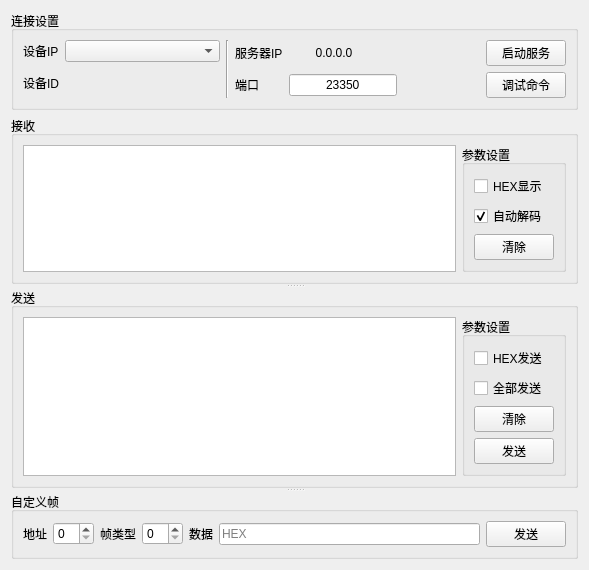
<?xml version="1.0" encoding="UTF-8"?>
<ui version="4.0">
 <class>QFormDebug</class>
 <widget class="QWidget" name="QFormDebug">
  <property name="geometry">
   <rect>
    <x>0</x>
    <y>0</y>
    <width>589</width>
    <height>513</height>
   </rect>
  </property>
  <property name="windowTitle">
   <string>调试</string>
  </property>
  <layout class="QVBoxLayout" name="verticalLayout_3">
   <item>
    <widget class="QGroupBox" name="groupBox">
     <property name="title">
      <string>连接设置</string>
     </property>
     <layout class="QHBoxLayout" name="horizontalLayout">
      <item>
       <layout class="QGridLayout" name="gridLayout">
        <item row="0" column="0">
         <widget class="QLabel" name="label">
          <property name="text">
           <string>设备IP</string>
          </property>
         </widget>
        </item>
        <item row="0" column="1">
         <widget class="QComboBox" name="comboBox_DeviceInfo">
          <property name="minimumSize">
           <size>
            <width>155</width>
            <height>0</height>
           </size>
          </property>
          <property name="editable">
           <bool>false</bool>
          </property>
         </widget>
        </item>
        <item row="1" column="0">
         <widget class="QLabel" name="label_4">
          <property name="text">
           <string>设备ID</string>
          </property>
         </widget>
        </item>
        <item row="1" column="1">
         <widget class="QLabel" name="label_DeviceId">
          <property name="text">
           <string/>
          </property>
          <property name="alignment">
           <set>Qt::AlignCenter</set>
          </property>
         </widget>
        </item>
       </layout>
      </item>
      <item>
       <widget class="Line" name="line">
        <property name="orientation">
         <enum>Qt::Vertical</enum>
        </property>
       </widget>
      </item>
      <item>
       <layout class="QGridLayout" name="gridLayout_2">
        <item row="0" column="0">
         <widget class="QLabel" name="label_3">
          <property name="text">
           <string>服务器IP</string>
          </property>
         </widget>
        </item>
        <item row="0" column="1">
         <widget class="QLabel" name="label_ServerIp">
          <property name="minimumSize">
           <size>
            <width>90</width>
            <height>0</height>
           </size>
          </property>
          <property name="maximumSize">
           <size>
            <width>90</width>
            <height>16777215</height>
           </size>
          </property>
          <property name="text">
           <string>0.0.0.0</string>
          </property>
          <property name="alignment">
           <set>Qt::AlignCenter</set>
          </property>
         </widget>
        </item>
        <item row="0" column="2">
         <spacer name="horizontalSpacer">
          <property name="orientation">
           <enum>Qt::Horizontal</enum>
          </property>
          <property name="sizeHint" stdset="0">
           <size>
            <width>40</width>
            <height>20</height>
           </size>
          </property>
         </spacer>
        </item>
        <item row="0" column="3">
         <widget class="QPushButton" name="pushButton_StartServer">
          <property name="text">
           <string>启动服务</string>
          </property>
         </widget>
        </item>
        <item row="1" column="0">
         <widget class="QLabel" name="label_2">
          <property name="text">
           <string>端口</string>
          </property>
         </widget>
        </item>
        <item row="1" column="1">
         <widget class="QLineEdit" name="lineEdit_Port">
          <property name="minimumSize">
           <size>
            <width>0</width>
            <height>0</height>
           </size>
          </property>
          <property name="text">
           <string>23350</string>
          </property>
          <property name="maxLength">
           <number>5</number>
          </property>
          <property name="alignment">
           <set>Qt::AlignCenter</set>
          </property>
         </widget>
        </item>
        <item row="1" column="2">
         <spacer name="horizontalSpacer_2">
          <property name="orientation">
           <enum>Qt::Horizontal</enum>
          </property>
          <property name="sizeHint" stdset="0">
           <size>
            <width>38</width>
            <height>20</height>
           </size>
          </property>
         </spacer>
        </item>
        <item row="1" column="3">
         <widget class="QPushButton" name="pushButton_DebugCmd">
          <property name="text">
           <string>调试命令</string>
          </property>
         </widget>
        </item>
       </layout>
      </item>
     </layout>
    </widget>
   </item>
   <item>
    <widget class="QSplitter" name="splitter">
     <property name="orientation">
      <enum>Qt::Vertical</enum>
     </property>
     <widget class="QGroupBox" name="groupBox_2">
      <property name="title">
       <string>接收</string>
      </property>
      <layout class="QHBoxLayout" name="horizontalLayout_3">
       <item>
        <widget class="QTextBrowser" name="textBrowser_Receive">
         <property name="toolTip">
          <string>发送数据为蓝色字体，接收数据为绿色字体</string>
         </property>
        </widget>
       </item>
       <item>
        <widget class="QGroupBox" name="groupBox_5">
         <property name="title">
          <string>参数设置</string>
         </property>
         <layout class="QVBoxLayout" name="verticalLayout">
          <item>
           <widget class="QCheckBox" name="checkBox_HexDisplay">
            <property name="text">
             <string>HEX显示</string>
            </property>
           </widget>
          </item>
          <item>
           <widget class="QCheckBox" name="checkBox_AutoDecode">
            <property name="text">
             <string>自动解码</string>
            </property>
            <property name="checked">
             <bool>true</bool>
            </property>
           </widget>
          </item>
          <item>
           <spacer name="verticalSpacer">
            <property name="orientation">
             <enum>Qt::Vertical</enum>
            </property>
            <property name="sizeHint" stdset="0">
             <size>
              <width>20</width>
              <height>31</height>
             </size>
            </property>
           </spacer>
          </item>
          <item>
           <widget class="QPushButton" name="pushButton_ClearRec">
            <property name="text">
             <string>清除</string>
            </property>
           </widget>
          </item>
         </layout>
        </widget>
       </item>
      </layout>
     </widget>
     <widget class="QGroupBox" name="groupBox_3">
      <property name="title">
       <string>发送</string>
      </property>
      <layout class="QHBoxLayout" name="horizontalLayout_2">
       <item>
        <widget class="QTextEdit" name="textEdit_Send"/>
       </item>
       <item>
        <widget class="QGroupBox" name="groupBox_6">
         <property name="title">
          <string>参数设置</string>
         </property>
         <layout class="QVBoxLayout" name="verticalLayout_2">
          <item>
           <widget class="QCheckBox" name="checkBox_HexSend">
            <property name="text">
             <string>HEX发送</string>
            </property>
           </widget>
          </item>
          <item>
           <widget class="QCheckBox" name="checkBox_AllSend">
            <property name="text">
             <string>全部发送</string>
            </property>
           </widget>
          </item>
          <item>
           <spacer name="verticalSpacer_2">
            <property name="orientation">
             <enum>Qt::Vertical</enum>
            </property>
            <property name="sizeHint" stdset="0">
             <size>
              <width>20</width>
              <height>4</height>
             </size>
            </property>
           </spacer>
          </item>
          <item>
           <widget class="QPushButton" name="pushButton_ClearSend">
            <property name="text">
             <string>清除</string>
            </property>
           </widget>
          </item>
          <item>
           <widget class="QPushButton" name="pushButton_Send">
            <property name="text">
             <string>发送</string>
            </property>
           </widget>
          </item>
         </layout>
        </widget>
       </item>
      </layout>
     </widget>
     <widget class="QGroupBox" name="groupBox_4">
      <property name="title">
       <string>自定义帧</string>
      </property>
      <layout class="QHBoxLayout" name="horizontalLayout_4">
       <item>
        <widget class="QLabel" name="label_5">
         <property name="text">
          <string>地址</string>
         </property>
        </widget>
       </item>
       <item>
        <widget class="QSpinBox" name="spinBox_CustomAddr">
         <property name="toolTip">
          <string>设备地址，十六进制数据，范围0x00~0xff</string>
         </property>
         <property name="maximum">
          <number>99</number>
         </property>
         <property name="singleStep">
          <number>1</number>
         </property>
         <property name="value">
          <number>0</number>
         </property>
         <property name="displayIntegerBase">
          <number>10</number>
         </property>
        </widget>
       </item>
       <item>
        <widget class="QLabel" name="label_6">
         <property name="text">
          <string>帧类型</string>
         </property>
        </widget>
       </item>
       <item>
        <widget class="QSpinBox" name="spinBox_CustomFrameType">
         <property name="toolTip">
          <string>数据帧地址，十进制数据，范围0~99</string>
         </property>
         <property name="displayIntegerBase">
          <number>10</number>
         </property>
        </widget>
       </item>
       <item>
        <widget class="QLabel" name="label_7">
         <property name="text">
          <string>数据</string>
         </property>
        </widget>
       </item>
       <item>
        <widget class="QLineEdit" name="lineEdit_CustomData">
         <property name="placeholderText">
          <string>HEX</string>
         </property>
        </widget>
       </item>
       <item>
        <widget class="QPushButton" name="pushButton_CustomSend">
         <property name="text">
          <string>发送</string>
         </property>
        </widget>
       </item>
      </layout>
     </widget>
    </widget>
   </item>
  </layout>
 </widget>
 <resources/>
 <connections>
  <connection>
   <sender>pushButton_ClearRec</sender>
   <signal>clicked()</signal>
   <receiver>textBrowser_Receive</receiver>
   <slot>clear()</slot>
   <hints>
    <hint type="sourcelabel">
     <x>469</x>
     <y>250</y>
    </hint>
    <hint type="destinationlabel">
     <x>407</x>
     <y>245</y>
    </hint>
   </hints>
  </connection>
  <connection>
   <sender>pushButton_ClearSend</sender>
   <signal>clicked()</signal>
   <receiver>textEdit_Send</receiver>
   <slot>clear()</slot>
   <hints>
    <hint type="sourcelabel">
     <x>459</x>
     <y>444</y>
    </hint>
    <hint type="destinationlabel">
     <x>385</x>
     <y>444</y>
    </hint>
   </hints>
  </connection>
 </connections>
</ui>
